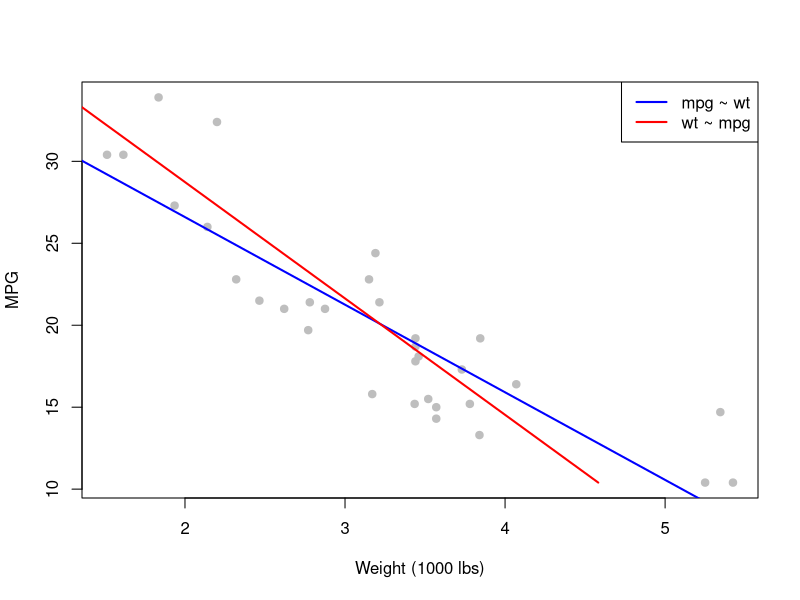
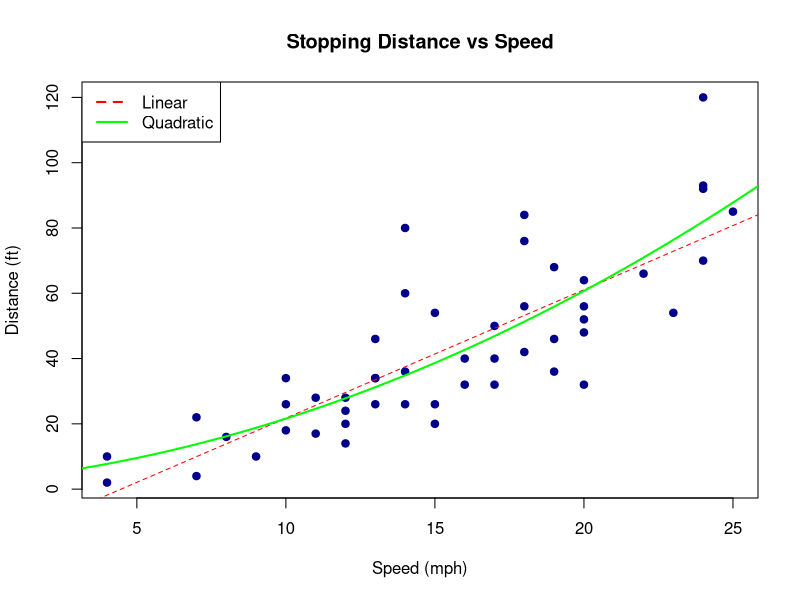

Recreate these plots in R, in order.
## ---- chunk 1
knitr::opts_chunk$set(echo = TRUE, warning = FALSE, message = FALSE)
library(knitr)
## ---- chunk 2
observed <- c(24, 108, 95, 23)
expected <- c(30, 90, 90, 30)

# Chi-square -> sum((O-E)^2 / E)
chi_sq_val <- sum((observed - expected)^2 / expected)
p_val <- 1 - pchisq(chi_sq_val, df = 3)

data.frame(Heads = 0:3, Observed = observed, Expected = expected) |>
 kable(caption = "Coin Tossing Frequencies")
## ---- chunk 3
exam_table <- matrix(c(72, 64, 17, 23), nrow = 2,
                    dimnames = list(Class = c("A", "B"), Result = c("Passed", "Failed")))

# Without Yates' Correction
test_no_yates <- chisq.test(exam_table, correct = FALSE)

# With Yates' Correction
test_yates <- chisq.test(exam_table, correct = TRUE)
## ---- chunk 4
hair_eye <- matrix(c(49, 30, 25, 96), nrow = 2)
N <- sum(hair_eye)

# Without Yates
chi_no_yates <- chisq.test(hair_eye, correct = FALSE)$statistic
C_no_yates <- sqrt(chi_no_yates / (chi_no_yates + N))

# With Yates
chi_yates <- chisq.test(hair_eye, correct = TRUE)$statistic
C_yates <- sqrt(chi_yates / (chi_yates + N))
## ---- chunk 5
data(mtcars)
# (a) wt as independent, mpg as dependent
model1 <- lm(mpg ~ wt, data = mtcars)

# (b) mpg as independent, wt as dependent
model2 <- lm(wt ~ mpg, data = mtcars)
## ---- chunk 6
plot(mtcars$wt, mtcars$mpg, pch = 19, col = "gray", xlab = "Weight (1000 lbs)", ylab = "MPG")
abline(model1, col = "blue", lwd = 2) # part a

# part b & c
mpg_range <- seq(min(mtcars$mpg), max(mtcars$mpg), length.out = 100)
wt_pred <- coef(model2)[1] + coef(model2)[2] * mpg_range
lines(wt_pred, mpg_range, col = "red", lwd = 2)
legend("topright", legend = c("mpg ~ wt", "wt ~ mpg"), col = c("blue", "red"), lwd = 2)
## ---- chunk 7
data(cars)
# quadratic model
quad_model <- lm(dist ~ speed + I(speed^2), data = cars)

# linear model
lin_model <- lm(dist ~ speed, data = cars)
## ---- chunk 8
plot(cars$speed, cars$dist, pch = 19, col = "darkblue", 
     main = "Stopping Distance vs Speed", xlab = "Speed (mph)", ylab = "Distance (ft)")

# Overlay linear
abline(lin_model, col = "red", lty = 2)

# Overlay quadratic
v_vals <- seq(0, 50, length.out = 100)
d_preds <- predict(quad_model, data.frame(speed = v_vals))
lines(v_vals, d_preds, col = "green", lwd = 2)

legend("topleft", legend = c("Linear", "Quadratic"), col = c("red", "green"), lty = c(2, 1), lwd = 2)
## ---- chunk 9
new_speeds <- data.frame(speed = c(45, 80))
preds <- predict(quad_model, new_speeds)
